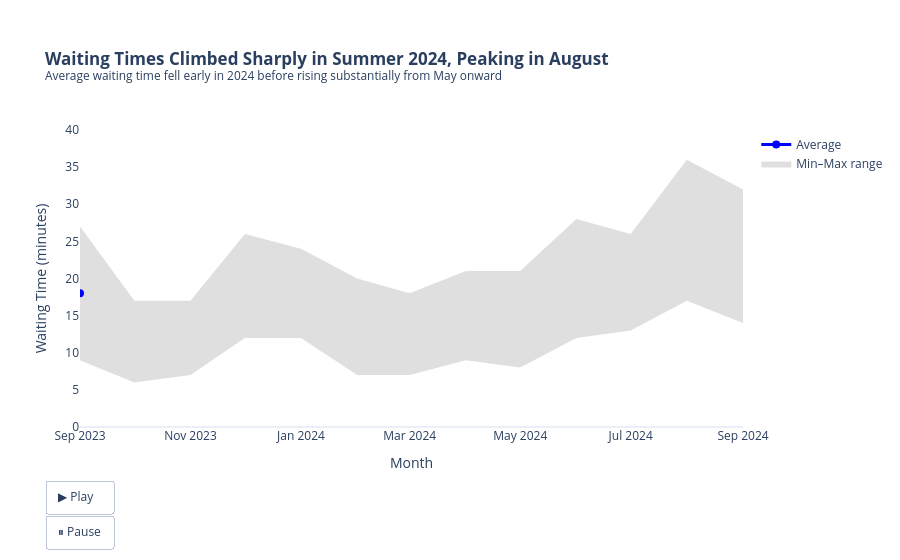

Notebook cell for this chart:
### Code cell
import pandas as pd
import plotly.graph_objects as go

# Data inlezen
df = pd.read_excel("Waiting_times.xlsx")

# Datum maken
df["Date"] = pd.to_datetime(
    df["Year"].astype(str) + "-" + df["Month"],
    format="%Y-%b"
)

# Figuur maken
fig = go.Figure()

# Grijze Min-Max band (blijft zichtbaar)
fig.add_trace(go.Scatter(
    x=df["Date"],
    y=df["Max"],
    mode="lines",
    line=dict(width=0),
    hoverinfo="skip",
    showlegend=False
))

fig.add_trace(go.Scatter(
    x=df["Date"],
    y=df["Min"],
    mode="lines",
    line=dict(width=0),
    fill="tonexty",
    fillcolor="rgba(150,150,150,0.30)",
    name="Min–Max range",
    hoverinfo="skip"
))

# Gemiddelde lijn - begint alleen bij het eerste punt
fig.add_trace(go.Scatter(
    x=df["Date"].iloc[:1],
    y=df["Avg waiting time"].iloc[:1],
    mode="lines+markers",
    name="Average",
    line=dict(
        color="blue",
        width=3
    ),
    marker=dict(
        color="blue",
        size=8
    ),
    hovertemplate=(
        "<b>%{x|%B %Y}</b><br>"
        "Average waiting time: %{y} min"
        "<extra></extra>"
    )
))

# Animatieframes maken
frames = []

for i in range(1, len(df) + 1):
    frames.append(
        go.Frame(
            data=[
                go.Scatter(
                    x=df["Date"].iloc[:i],
                    y=df["Avg waiting time"].iloc[:i]
                )
            ],
            traces=[2],
            name=str(i)
        )
    )

fig.frames = frames

# Layout
fig.update_layout(

    title={
        "text": (
            "<b>Waiting Times Climbed Sharply in Summer 2024, "
            "Peaking in August</b>"
            "<br><sup>Average waiting time fell early in 2024 "
            "before rising substantially from May onward</sup>"
        ),
        "x": 0.05,
        "xanchor": "left"
    },

    xaxis_title="Month",
    yaxis_title="Waiting Time (minutes)",

    template="plotly_white",

    # Play button
    updatemenus=[
        dict(
            type="buttons",
            showactive=False,
            x=0.05,
            y=-0.18,

            buttons=[
                dict(
                    label="▶ Play",
                    method="animate",
                    args=[
                        None,
                        {
                            "frame": {
                                "duration": 500,
                                "redraw": False
                            },
                            "transition": {
                                "duration": 400
                            },
                            "fromcurrent": True,
                            "mode": "immediate"
                        }
                    ]
                ),

                dict(
                    label="⏸ Pause",
                    method="animate",
                    args=[
                        [None],
                        {
                            "frame": {
                                "duration": 0,
                                "redraw": False
                            },
                            "mode": "immediate"
                        }
                    ]
                )
            ]
        )
    ],

    margin=dict(
        t=130,
        b=100
    )
)

# Geen gridlines
fig.update_xaxes(
    showgrid=False,
    tickformat="%b %Y",
    range=[
        df["Date"].min(),
        df["Date"].max()
    ]
)

fig.update_yaxes(
    showgrid=False,
    range=[0, 40]
)

fig.show()

### Figure 1 — Plotly figure (JSON) as saved in the notebook; plotly's stock layout.template omitted (floating-point values rounded to 4 significant figures)
{"data": [{"hoverinfo": "skip", "line": {"width": 0}, "mode": "lines", "showlegend": false, "type": "scatter", "x": ["2023-09-01T00:00:00.000000", "2023-10-01T00:00:00.000000", "2023-11-01T00:00:00.000000", "2023-12-01T00:00:00.000000", "2024-01-01T00:00:00.000000", "2024-02-01T00:00:00.000000", "2024-03-01T00:00:00.000000", "2024-04-01T00:00:00.000000", "2024-05-01T00:00:00.000000", "2024-06-01T00:00:00.000000", "2024-07-01T00:00:00.000000", "2024-08-01T00:00:00.000000", "2024-09-01T00:00:00.000000"], "y": [27, 17, 17, 26, 24, 20, 18, 21, 21, 28, 26, 36, 32]}, {"fill": "tonexty", "fillcolor": "rgba(150,150,150,0.30)", "hoverinfo": "skip", "line": {"width": 0}, "mode": "lines", "name": "Min–Max range", "type": "scatter", "x": ["2023-09-01T00:00:00.000000", "2023-10-01T00:00:00.000000", "2023-11-01T00:00:00.000000", "2023-12-01T00:00:00.000000", "2024-01-01T00:00:00.000000", "2024-02-01T00:00:00.000000", "2024-03-01T00:00:00.000000", "2024-04-01T00:00:00.000000", "2024-05-01T00:00:00.000000", "2024-06-01T00:00:00.000000", "2024-07-01T00:00:00.000000", "2024-08-01T00:00:00.000000", "2024-09-01T00:00:00.000000"], "y": [9, 6, 7, 12, 12, 7, 7, 9, 8, 12, 13, 17, 14]}, {"hovertemplate": "<b>%{x|%B %Y}</b><br>Average waiting time: %{y} min<extra></extra>", "line": {"color": "blue", "width": 3}, "marker": {"color": "blue", "size": 8}, "mode": "lines+markers", "name": "Average", "type": "scatter", "x": ["2023-09-01T00:00:00.000000"], "y": [18]}], "layout": {"margin": {"b": 100, "t": 130}, "title": {"text": "<b>Waiting Times Climbed Sharply in Summer 2024, Peaking in August</b><br><sup>Average waiting time fell early in 2024 before rising substantially from May onward</sup>", "x": 0.05, "xanchor": "left"}, "updatemenus": [{"buttons": [{"args": [null, {"frame": {"duration": 500, "redraw": false}, "fromcurrent": true, "mode": "immediate", "transition": {"duration": 400}}], "label": "▶ Play", "method": "animate"}, {"args": [[null], {"frame": {"duration": 0, "redraw": false}, "mode": "immediate"}], "label": "⏸ Pause", "method": "animate"}], "showactive": false, "type": "buttons", "x": 0.05, "y": -0.18}], "xaxis": {"range": ["2023-09-01T00:00:00", "2024-09-01T00:00:00"], "showgrid": false, "tickformat": "%b %Y", "title": {"text": "Month"}}, "yaxis": {"range": [0, 40], "showgrid": false, "title": {"text": "Waiting Time (minutes)"}}}}
